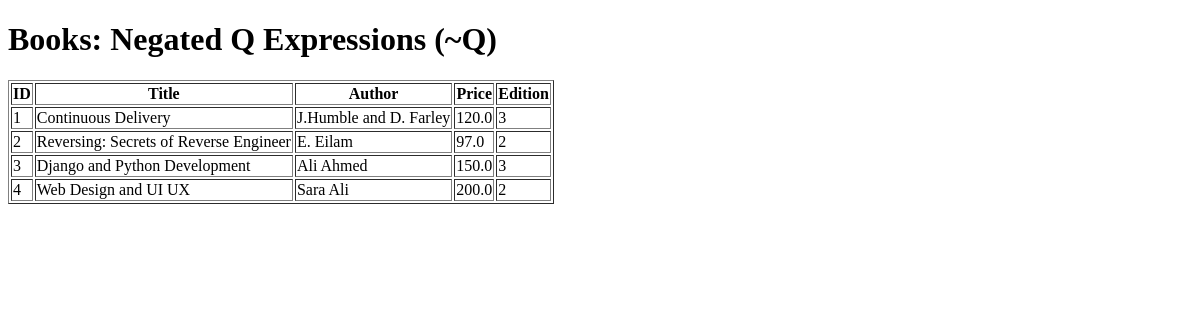
The app's page /books/lab8/task3, older data.
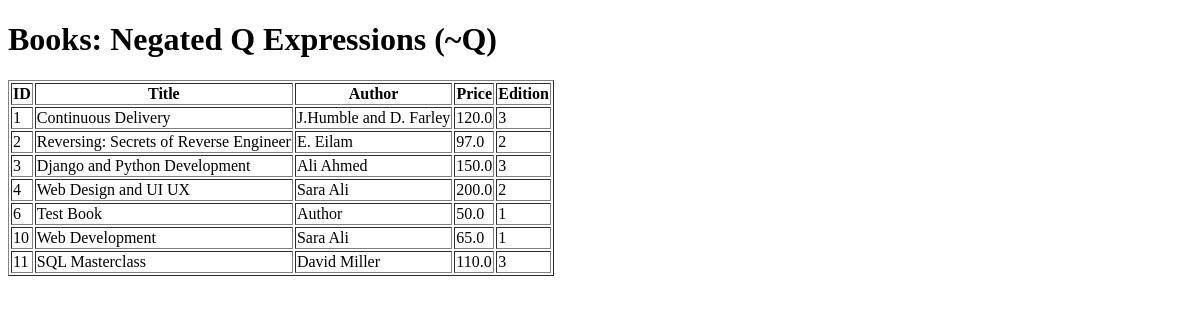
The same page, newer data.
### apps/bookmodule/models.py (models this page shows)
class Book(models.Model):
    title = models.CharField(max_length = 50)
    author = models.CharField(max_length = 50)
    price = models.FloatField(default = 0.0)
    edition = models.SmallIntegerField(default = 1)

### apps/bookmodule/views.py (the view)
# urls.py: path('lab8/task3', views.lab8_task3, name='lab8_task3'),
def lab8_task3(request):
    books = Book.objects.filter(~Q(edition__gt=3) & ~Q(title__icontains='qu') & ~Q(author__icontains='qu'))
    return render(request, 'bookmodule/lab8_task3.html', {'books': books})

### apps/templates/bookmodule/lab8_task3.html (shortened to what this page needs)
<!DOCTYPE html>
<html lang="en">
<head>
</head>
<body>
    <h1>Books: Negated Q Expressions (~Q)</h1>
    <table border="1">
        <tr>
            <th>ID</th>
            <th>Title</th>
            <th>Author</th>
            <th>Price</th>
            <th>Edition</th>
        </tr>
        {% for book in books %}
        <tr>
            <td>{{ book.id }}</td>
            <td>{{ book.title }}</td>
            <td>{{ book.author }}</td>
            <td>{{ book.price }}</td>
            <td>{{ book.edition }}</td>
        </tr>
        {% empty %}
        <tr>
            <td colspan="5">No books found.</td>
        </tr>
        {% endfor %}
    </table>
</body>
</html>

Row changes from the older to the newer data that the page shows:
added Book: id "6", title "Test Book", author "Author", price "50.0", edition "1"
added Book: id "10", title "Web Development", author "Sara Ali", price "65.0", edition "1"
added Book: id "11", title "SQL Masterclass", author "David Miller", price "110.0", edition "3"
